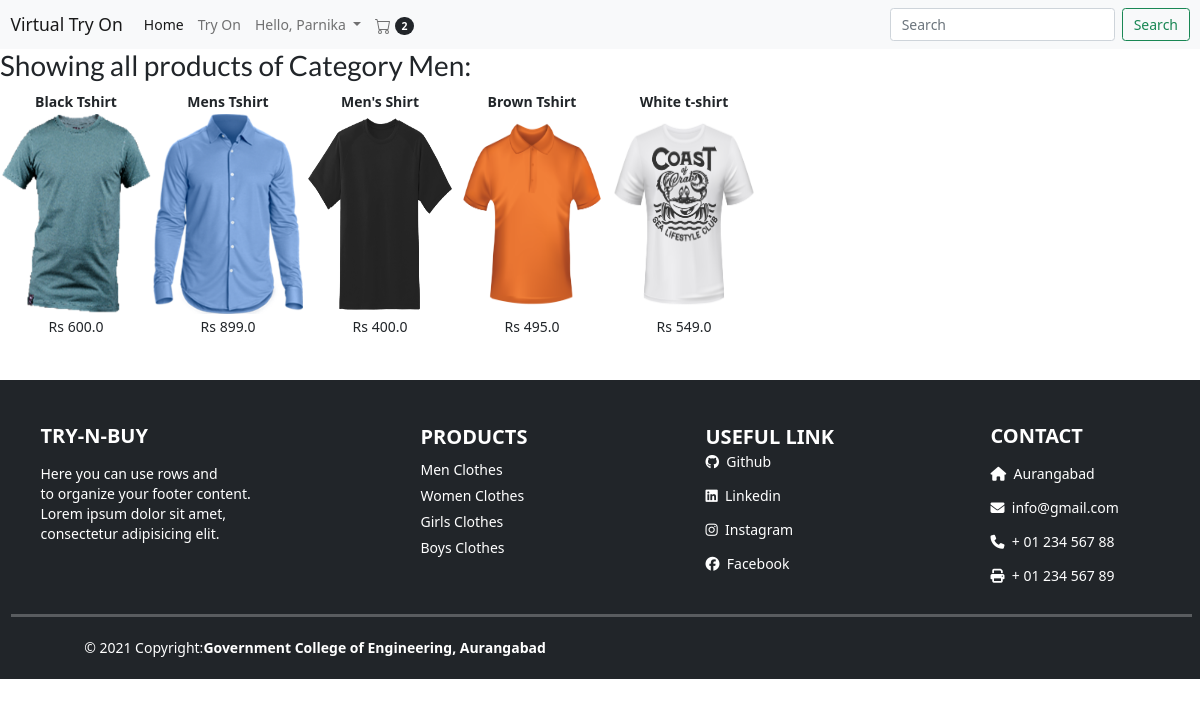
Page /displayCategory?categoryId=1 (signed in) on the committed database.
### tables this page shows
CREATE TABLE users (userId INTEGER PRIMARY KEY, password TEXT, email TEXT, firstName TEXT, lastName TEXT, address1 TEXT, address2 TEXT, zipcode TEXT, city TEXT, state TEXT, country TEXT, phone TEXT);

CREATE TABLE categories (categoryId INTEGER PRIMARY KEY, name TEXT);

CREATE TABLE products (productId INTEGER PRIMARY KEY, name TEXT, price REAL, description TEXT, image TEXT, stock INTEGER, categoryId INTEGER, FOREIGN KEY (categoryId) REFERENCES categories (categoryId));

### main.py (the view)
@app.route("/displayCategory")
def displayCategory():
    loggedIn, firstName, noOfItems = getLoginDetails()
    categoryId = request.args.get("categoryId")
    with sqlite3.connect('database.db') as conn:
        cur = conn.cursor()
        cur.execute("SELECT products.productId, products.name, products.price, products.image, categories.name FROM products, categories WHERE products.categoryId = categories.categoryId AND categories.categoryId = " + categoryId)
        data = cur.fetchall()
    conn.close()
    categoryName = data[0][4]
    data = parse(data)
    return render_template('displayCategory.html', data=data, loggedIn=loggedIn, firstName=firstName, noOfItems=noOfItems, categoryName=categoryName)

### main.py (called while the page is built)
def getLoginDetails():
    with sqlite3.connect('database.db') as conn:
        cur = conn.cursor()
        if 'email' not in session:
            loggedIn = False
            firstName = ''
            noOfItems = 0
        else:
            loggedIn = True
            cur.execute(
                "SELECT userId, firstName FROM users WHERE email = '" + session['email'] + "'")
            userId, firstName = cur.fetchone()
            cur.execute(
                "SELECT count(productId) FROM kart WHERE userId = " + str(userId))
            noOfItems = cur.fetchone()[0]
    conn.close()
    return (loggedIn, firstName, noOfItems)

def parse(data):
    ans = []
    i = 0
    while i < len(data):
        curr = []
        for j in range(7):
            if i >= len(data):
                break
            curr.append(data[i])
            i += 1
        ans.append(curr)
    return ans

### templates/displayCategory.html (shortened to what this page needs)
<!DOCTYPE HTML>
<html>
<head>
<link rel="stylesheet" href={{ url_for('static', filename='css/home.css') }} />
<link rel="stylesheet" href={{ url_for('static', filename='css/topStyle.css') }} />
<link href="https://cdn.jsdelivr.net/npm/bootstrap@5.0.1/dist/css/bootstrap.min.css" rel="stylesheet"
>
</head>
<body>
	{% include "nav.html" %}
<div>
	<h2>Showing all products of Category {{categoryName}}:</h2>
	{% for itemData in data %}
	<table>
		<tr id="productName">
			{% for row in itemData %}
			<td>
				{{row[1]}}
			</td>
			{% endfor %}
		</tr>
		<tr id="productImage">
			{% for row in itemData %}
			<td>
				<a href="/productDescription?productId={{row[0]}}">
					<img src={{ url_for('static', filename='uploads/' + row[3]) }} id="itemImage" />
				</a>
			</td>
			{% endfor %}
		</tr>
		<tr id="productPrice">
			{% for row in itemData %}
			<td>
				Rs {{row[2]}}
			</td>
			{% endfor %}
		</tr>
	</table>
	{% endfor %}
</div>
{% include "footer.html" %}
</body>
</html>

### templates/nav.html (shortened to what this page needs)
<html>
    <head>
        <link rel="stylesheet" href={{ url_for('static', filename='css/home.css' ) }} />
	<link rel="stylesheet" href={{ url_for('static', filename='css/topStyle.css' ) }} />
	<link href="https://cdn.jsdelivr.net/npm/bootstrap@5.0.1/dist/css/bootstrap.min.css" rel="stylesheet"
>
		<link href="//cdnjs.cloudflare.com/ajax/libs/semantic-ui/2.2.10/semantic.min.css" rel="stylesheet" id="bootstrap-css">
    </head>
    <body>
        <nav class="navbar d-flex flex-row site-menu navbar-expand-lg navbar-light bg-light">
    <div class="container-fluid">
         <a class="navbar-brand" href="/">Virtual Try On</a>
        <div class="collapse navbar-collapse" id="navbarSupportedContent">
            <ul class="navbar-nav me-auto mb-2 mb-lg-0">
                <li class="nav-item">
                    <a class="nav-link active" aria-current="page" href="/">Home</a>
                </li>
            <li class="nav-item">
                <a class="nav-link " href="#" data-bs-toggle="modal" data-bs-target="#myModal">Try On</a>
            </li>
                {% if not loggedIn %}
                <li class="nav-item">
                        <a class="nav-link" href="/loginForm">Sign In</a>
                </li>
                {% else %}
                <li class="nav-item dropdown">
                    <a class="nav-link dropdown-toggle" href="#" id="navbarDropdown" role="button"
                        data-bs-toggle="dropdown" aria-expanded="false">
                        Hello, {{firstName}}
                    </a>
                </li>
                {% endif %}
                <li class="nav-item">
                    <a class="nav-link " href="/cart">
                          <span class="badge rounded-pill bg-dark">{{noOfItems}}</span>
                </a>
            </ul>
            <form class="d-flex">
                <input class="form-control me-2" type="search" placeholder="Search" aria-label="Search">
                <button class="btn btn-outline-success" type="submit">Search</button>
            </form>
        </div>
    </div>
</nav>
</body>
</html>

### static/css/home.css (style rules this page uses)
#itemImage { height: 200px; width: 150px; }
table { border-spacing: 20px; }
#productName { text-align: center; font-weight: bold; }
#productPrice { text-align: center; }

### static/css/topStyle.css (style rules this page uses)
.dropdown { position: relative; float: left; }

### rows in the picture
users: firstName "Parnika"
categories: name "Men"
products: name "Black Tshirt", image (picture), price "600.0"
products: name "Mens Tshirt", image (picture), price "899.0"
products: name "Men's Shirt", image (picture), price "400.0"
products: name "Brown Tshirt", image (picture), price "495.0"
products: name "White t-shirt", image (picture), price "549.0"

### other values in the picture
{{ noOfItems }} "2"
